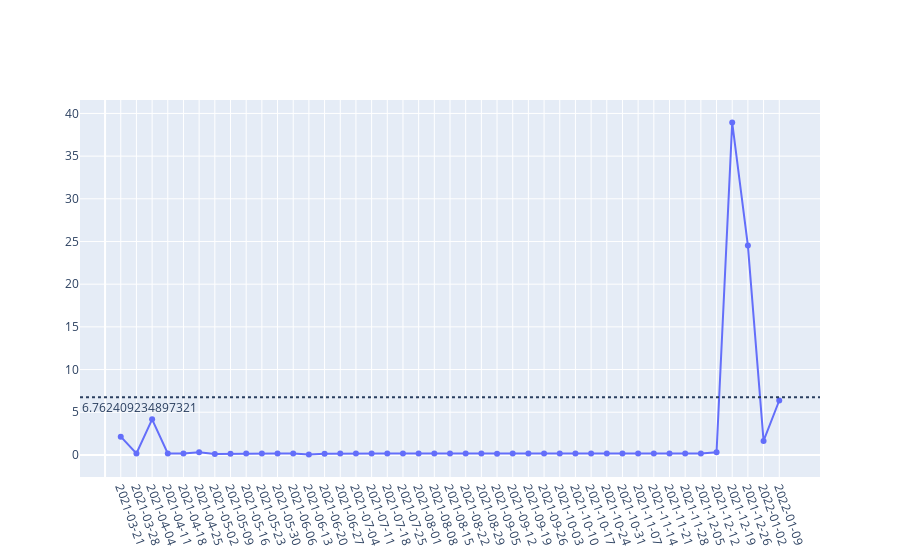

The notebook cell this image was saved under:
### Code cell
fig = go.Figure()
fig.add_trace(go.Scatter(x = t.index+1, y =t[0],mode = 'lines+markers'))
fig.add_hline(y = ucl,line_dash="dot",
              annotation_text=str(ucl), 
              annotation_position="bottom left")
fig.update_layout(
    xaxis = dict(
        tickmode = 'array',
        tickvals = [i+1 for i in range(len(df_물품_조달요청_상세내역_test.index))],
        ticktext = df_물품_조달요청_상세내역_test.index.astype('str').tolist(),

))
fig.update_xaxes(tickangle=70)
fig.show()

### Figure 1 — Plotly figure (JSON) as saved in the notebook; plotly's stock layout.template omitted (floating-point values rounded to 4 significant figures)
{"data": [{"mode": "lines+markers", "type": "scatter", "x": [1, 2, 3, 4, 5, 6, 7, 8, 9, 10, 11, 12, 13, 14, 15, 16, 17, 18, 19, 20, 21, 22, 23, 24, 25, 26, 27, 28, 29, 30, 31, 32, 33, 34, 35, 36, 37, 38, 39, 40, 41, 42, 43], "y": [2.135, 0.1687, 4.162, 0.1687, 0.1687, 0.3163, 0.09669, 0.132, 0.1687, 0.1687, 0.1687, 0.1687, 0.05877, 0.1398, 0.1687, 0.1687, 0.1687, 0.1687, 0.1687, 0.1687, 0.1687, 0.1687, 0.1687, 0.1687, 0.1457, 0.1687, 0.1687, 0.1687, 0.1687, 0.1687, 0.1687, 0.1687, 0.1687, 0.1687, 0.1687, 0.1687, 0.1687, 0.1687, 0.2971, 38.93, 24.52, 1.639, 6.373]}], "layout": {"annotations": [{"showarrow": false, "text": "6.762409234897321", "x": 0, "xanchor": "left", "xref": "x domain", "y": 6.762, "yanchor": "top", "yref": "y"}], "shapes": [{"line": {"dash": "dot"}, "type": "line", "x0": 0, "x1": 1, "xref": "x domain", "y0": 6.762, "y1": 6.762, "yref": "y"}], "xaxis": {"tickangle": 70, "tickmode": "array", "ticktext": ["2021-03-21", "2021-03-28", "2021-04-04", "2021-04-11", "2021-04-18", "2021-04-25", "2021-05-02", "2021-05-09", "2021-05-16", "2021-05-23", "2021-05-30", "2021-06-06", "2021-06-13", "2021-06-20", "2021-06-27", "2021-07-04", "2021-07-11", "2021-07-18", "2021-07-25", "2021-08-01", "2021-08-08", "2021-08-15", "2021-08-22", "2021-08-29", "2021-09-05", "2021-09-12", "2021-09-19", "2021-09-26", "2021-10-03", "2021-10-10", "2021-10-17", "2021-10-24", "2021-10-31", "2021-11-07", "2021-11-14", "2021-11-21", "2021-11-28", "2021-12-05", "2021-12-12", "2021-12-19", "2021-12-26", "2022-01-02", "2022-01-09"], "tickvals": [1, 2, 3, 4, 5, 6, 7, 8, 9, 10, 11, 12, 13, 14, 15, 16, 17, 18, 19, 20, 21, 22, 23, 24, 25, 26, 27, 28, 29, 30, 31, 32, 33, 34, 35, 36, 37, 38, 39, 40, 41, 42, 43]}}}
